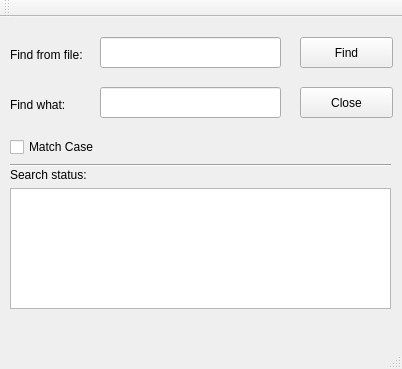
<?xml version="1.0" encoding="UTF-8"?>
<ui version="4.0">
 <class>MainWindow</class>
 <widget class="QMainWindow" name="MainWindow">
  <property name="geometry">
   <rect>
    <x>0</x>
    <y>0</y>
    <width>402</width>
    <height>369</height>
   </rect>
  </property>
  <property name="windowTitle">
   <string>MainWindow</string>
  </property>
  <widget class="QWidget" name="centralWidget">
   <widget class="QLabel" name="label">
    <property name="geometry">
     <rect>
      <x>10</x>
      <y>30</y>
      <width>81</width>
      <height>16</height>
     </rect>
    </property>
    <property name="text">
     <string>Find from file:</string>
    </property>
   </widget>
   <widget class="QLineEdit" name="fileLineEdit">
    <property name="geometry">
     <rect>
      <x>100</x>
      <y>20</y>
      <width>181</width>
      <height>31</height>
     </rect>
    </property>
   </widget>
   <widget class="QPushButton" name="findPushButton">
    <property name="geometry">
     <rect>
      <x>300</x>
      <y>20</y>
      <width>93</width>
      <height>31</height>
     </rect>
    </property>
    <property name="text">
     <string>Find</string>
    </property>
   </widget>
   <widget class="QLabel" name="label_2">
    <property name="geometry">
     <rect>
      <x>10</x>
      <y>80</y>
      <width>61</width>
      <height>16</height>
     </rect>
    </property>
    <property name="text">
     <string>Find what:</string>
    </property>
   </widget>
   <widget class="QLineEdit" name="keyLineEdit">
    <property name="geometry">
     <rect>
      <x>100</x>
      <y>70</y>
      <width>181</width>
      <height>31</height>
     </rect>
    </property>
   </widget>
   <widget class="QPushButton" name="closePushButton">
    <property name="geometry">
     <rect>
      <x>300</x>
      <y>70</y>
      <width>93</width>
      <height>31</height>
     </rect>
    </property>
    <property name="text">
     <string>Close</string>
    </property>
   </widget>
   <widget class="QCheckBox" name="matchCheckBox">
    <property name="geometry">
     <rect>
      <x>10</x>
      <y>120</y>
      <width>91</width>
      <height>20</height>
     </rect>
    </property>
    <property name="text">
     <string>Match Case</string>
    </property>
   </widget>
   <widget class="Line" name="line">
    <property name="geometry">
     <rect>
      <x>10</x>
      <y>140</y>
      <width>381</width>
      <height>16</height>
     </rect>
    </property>
    <property name="orientation">
     <enum>Qt::Horizontal</enum>
    </property>
   </widget>
   <widget class="QLabel" name="label_3">
    <property name="geometry">
     <rect>
      <x>10</x>
      <y>150</y>
      <width>91</width>
      <height>16</height>
     </rect>
    </property>
    <property name="text">
     <string>Search status:</string>
    </property>
   </widget>
   <widget class="QTextBrowser" name="textBrowser">
    <property name="geometry">
     <rect>
      <x>10</x>
      <y>171</y>
      <width>381</width>
      <height>121</height>
     </rect>
    </property>
   </widget>
  </widget>
  <widget class="QMenuBar" name="menuBar">
   <property name="geometry">
    <rect>
     <x>0</x>
     <y>0</y>
     <width>402</width>
     <height>26</height>
    </rect>
   </property>
  </widget>
  <widget class="QToolBar" name="mainToolBar">
   <attribute name="toolBarArea">
    <enum>TopToolBarArea</enum>
   </attribute>
   <attribute name="toolBarBreak">
    <bool>false</bool>
   </attribute>
  </widget>
  <widget class="QStatusBar" name="statusBar"/>
 </widget>
 <layoutdefault spacing="6" margin="11"/>
 <resources/>
 <connections>
  <connection>
   <sender>closePushButton</sender>
   <signal>clicked()</signal>
   <receiver>MainWindow</receiver>
   <slot>close()</slot>
   <hints>
    <hint type="sourcelabel">
     <x>346</x>
     <y>125</y>
    </hint>
    <hint type="destinationlabel">
     <x>200</x>
     <y>184</y>
    </hint>
   </hints>
  </connection>
 </connections>
</ui>
